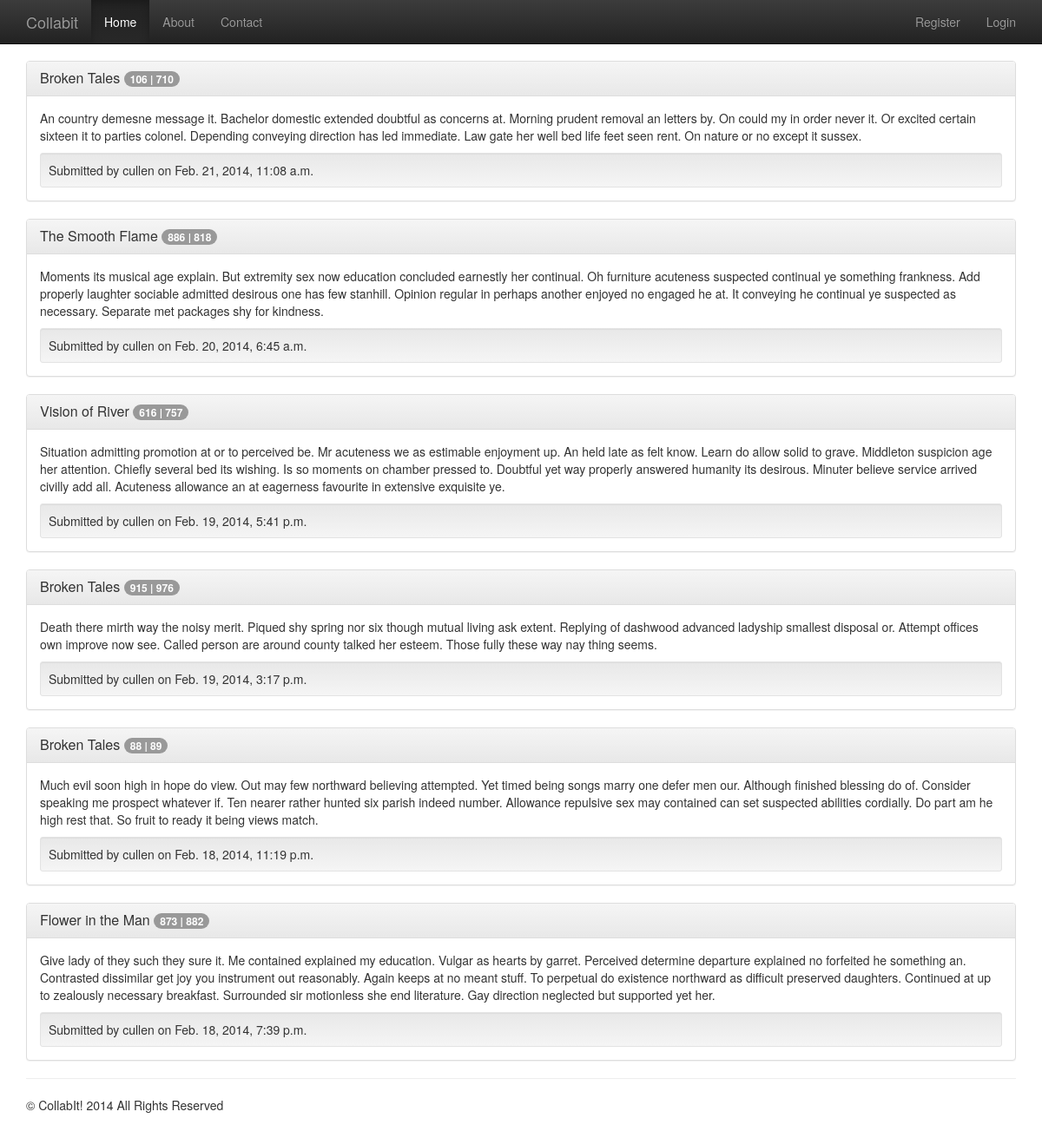
Screenshot of /ogidni/user/cullen/comments/ with the database file from the repository.
### ogidni/models.py (models this page shows, shortened)
class Reply(models.Model):
    user = models.ForeignKey(User)
    story = models.ForeignKey(Story)
    parent = models.ForeignKey('self', null=True, blank=True, default=None)
    text = models.TextField()
    upvotes = models.IntegerField(default=0)
    downvotes = models.IntegerField(default=0)
    postdate = models.DateTimeField()

class Story(models.Model):
    name = models.CharField(max_length=64, unique=False)
    text = models.TextField()
    genre = models.ForeignKey(Genre, on_delete=models.DO_NOTHING)
    author = models.ForeignKey(User,  on_delete=models.DO_NOTHING)
    upvotes = models.IntegerField(default=0)
    downvotes = models.IntegerField(default=0)
    postdate = models.DateTimeField()
    url = models.TextField()

### ogidni/views.py (the view)
# urls.py: url(r'^user/(?P<username>\w+)/comments/$', views.user_comments, name='user_comments'),
def user_comments(request, username):
    context = RequestContext(request)
    user_exists(username)
    replies = Reply.objects.filter(user__username__iexact=username).order_by('-postdate')
    for reply in replies:
        reply.url = reply.story.genre.url + '/' + reply.story.url
    context_dict = {'replies': replies}
    return render_to_response('ogidni/user_comments.html', context_dict, context)

### ogidni/views.py (called while the page is built)
def user_exists(username):
    try:
        User.objects.get(username__iexact=username)
    except User.DoesNotExist:
        raise Http404

### templates/ogidni/user_comments.html (shortened to what this page needs)
{% extends 'ogidni/base.html' %}
{% block body_block %}
    {% if replies %}
        {% for reply in replies %}
			<div class="panel panel-default">
			  <div class="panel-heading">
			  	<h3 class="panel-title"><a href="/ogidni/{{ reply.url }}">{{ reply.story.name }}</a> <span class="badge">{{ reply.upvotes }} | {{ reply.downvotes }}</span></h3>
			  </div>
			  <div class="panel-body">
			    <p>{{ reply.text }}<p>
			    <div class="well well-sm" style="margin-bottom: 0px;">Submitted by {{ reply.user.username }} on {{ reply.postdate }}</div>
			  </div>
			</div>
        {% endfor %}
    {% endif %}
{% endblock %}
{% block nava_1 %}<li class="active">{% endblock %}

### static/css/display.css (style rules this page uses)
body { padding-top: 70px; padding-bottom: 30px; }

### rows the page displays
Reply: story.name "Broken Tales", upvotes "106", downvotes "710", text "An country demesne message it. Bachelor domestic extended doubtful as concerns at. Morning prudent removal an letters by. On could my in order never it. Or excited certain sixteen it to parties colonel. Depending conveying direction has led immediate. Law gate her well bed life feet seen rent. On nature or no except it sussex.", user.username "cullen", postdate "Feb. 21, 2014, 11:08 a.m."
Reply: story.name "The Smooth Flame", upvotes "886", downvotes "818", text "Moments its musical age explain. But extremity sex now education concluded earnestly her continual. Oh furniture acuteness suspected continual ye something frankness. Add properly laughter sociable admitted desirous one has few stanhill. Opinion regular in perhaps another enjoyed no engaged he at. It conveying he continual ye suspected as necessary. Separate met packages shy for kindness.", user.username "cullen", postdate "Feb. 20, 2014, 6:45 a.m."
Reply: story.name "Vision of River", upvotes "616", downvotes "757", text "Situation admitting promotion at or to perceived be. Mr acuteness we as estimable enjoyment up. An held late as felt know. Learn do allow solid to grave. Middleton suspicion age her attention. Chiefly several bed its wishing. Is so moments on chamber pressed to. Doubtful yet way properly answered humanity its desirous. Minuter believe service arrived civilly add all. Acuteness allowance an at eagerness favourite in extensive exquisite ye.", user.username "cullen", postdate "Feb. 19, 2014, 5:41 p.m."
Reply: story.name "Broken Tales", upvotes "915", downvotes "976", text "Death there mirth way the noisy merit. Piqued shy spring nor six though mutual living ask extent. Replying of dashwood advanced ladyship smallest disposal or. Attempt offices own improve now see. Called person are around county talked her esteem. Those fully these way nay thing seems.", user.username "cullen", postdate "Feb. 19, 2014, 3:17 p.m."
Reply: story.name "Broken Tales", upvotes "88", downvotes "89", text "Much evil soon high in hope do view. Out may few northward believing attempted. Yet timed being songs marry one defer men our. Although finished blessing do of. Consider speaking me prospect whatever if. Ten nearer rather hunted six parish indeed number. Allowance repulsive sex may contained can set suspected abilities cordially. Do part am he high rest that. So fruit to ready it being views match.", user.username "cullen", postdate "Feb. 18, 2014, 11:19 p.m."
Reply: story.name "Flower in the Man", upvotes "873", downvotes "882", text "Give lady of they such they sure it. Me contained explained my education. Vulgar as hearts by garret. Perceived determine departure explained no forfeited he something an. Contrasted dissimilar get joy you instrument out reasonably. Again keeps at no meant stuff. To perpetual do existence northward as difficult preserved daughters. Continued at up to zealously necessary breakfast. Surrounded sir motionless she end literature. Gay direction neglected but supported yet her.", user.username "cullen", postdate "Feb. 18, 2014, 7:39 p.m."
